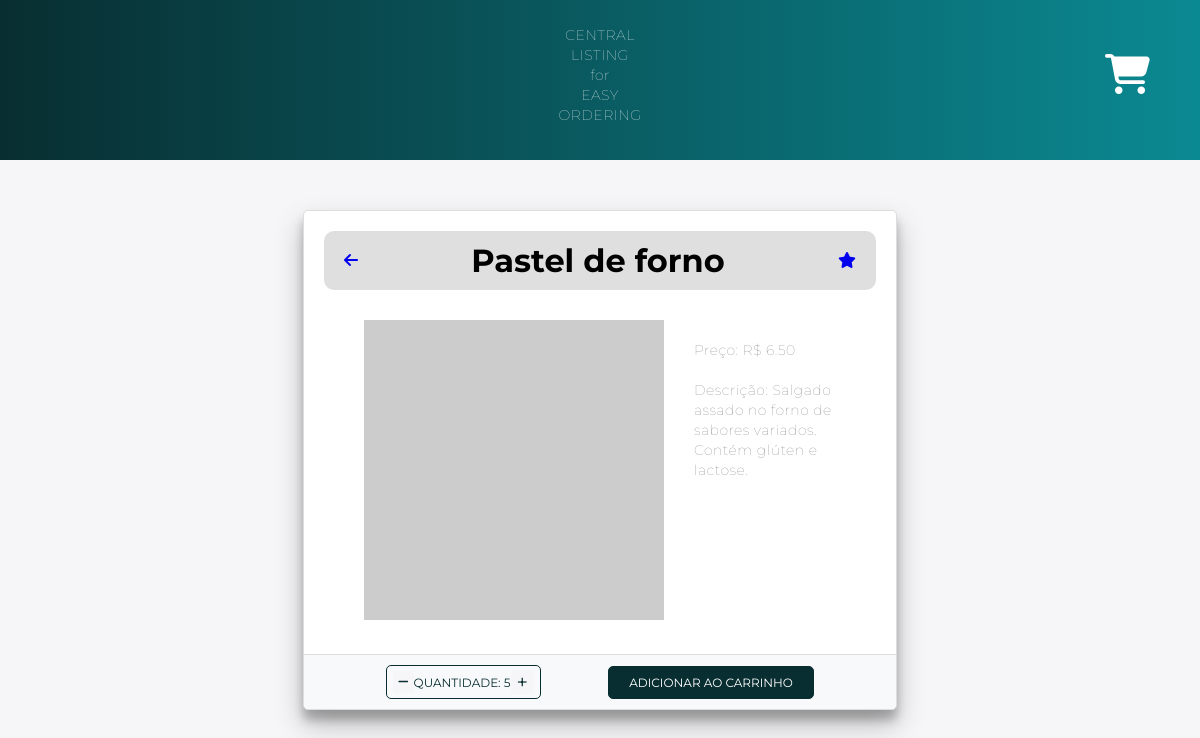
Before: /product_detail/1/ (signed in) with the older database file.
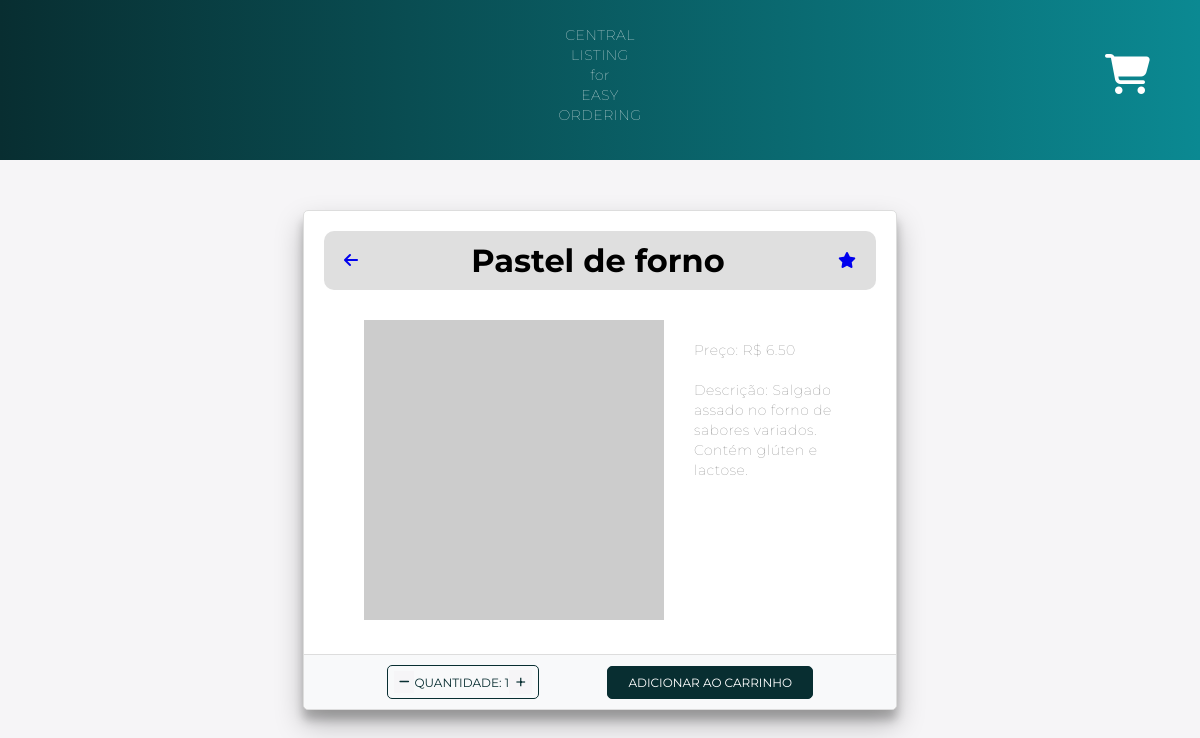
After: the same page with the newer database file.
### main/models.py (models this page shows, shortened)
class FoodProduct(models.Model):
    name = models.CharField(max_length=255)
    price = models.DecimalField(max_digits=10, decimal_places=2)
    description = models.TextField()
    ingredients = models.ManyToManyField(Ingredients, blank=True)

class Cart(models.Model):
    user = models.ForeignKey(User, on_delete=models.CASCADE)
    product = models.ForeignKey(FoodProduct, on_delete=models.CASCADE)
    quantity = models.PositiveBigIntegerField(default=1)

### main/views.py (the view)
# urls.py: path('product_detail/<int:product_id>/', views.product_detail_view, name='product_detail'),
@login_required(login_url='login')
def product_detail_view(request, product_id):
    product = get_object_or_404(FoodProduct, id=product_id)
    quant, created = Cart.objects.get_or_create(user=request.user, product=product)
    context = {'product': product, 'quant': quant}
    return render(request, 'product_detail.html', context)

### templates/product_detail.html (shortened to what this page needs)
{% load static %}
<!DOCTYPE html>
<html>
<head>
    <link rel="stylesheet" type="text/css" href="{% static '../static/css/product_detail.css' %}">
    <link rel="stylesheet" href="https://cdnjs.cloudflare.com/ajax/libs/font-awesome/6.4.0/css/all.min.css" />
</head>
<body>
    <nav>
        <p>CENTRAL<br>LISTING<br>for<br>EASY<br>ORDERING</p>
        <div class="cart-icon">
            <a class="fas fa-shopping-cart cart-link" href="{% url 'cart' %}" style="text-decoration:none"></a>
        </div>
    </nav>
    <div class="container">
        <div class="row">
            <div class="col-md-4 mb-4">
                <div class="card h-100">
                    <div class="top-bar">
                        <a href="{% url 'home' %}" class="back-to-home">
                            <i class="fas fa-arrow-left" name="go-back"></i>
                        </a>
                        <h1 class="text-center my-5">{{ product.name }} </h1>
                        <a href="{% url 'cart' %}" style="text-decoration:none">
                            <i class="fa fa-star"></i>
                        </a>
                    </div>
                    <div class="card-body">
                        <div class="card-colunm">
                            <div class="card-img">
                                <img src="https://placehold.co/450x450?text=Cliente+Food+Photo" alt="imagem temporária">
                            </div>
                            <div class= "card-content">
                                <p class="card-text">Preço: R$ {{ product.price }}</p>
                                <p class="card-text">Descrição: {{ product.description }}</p>
                            </div>
                        </div>
                        <div class="card-footer">
                            <div class="quantity-box btn-counter btn-outline-secondary">
                                <a href="{% url 'decrement_quantity_prod_detail' product.id %}" class="fa-sharp fa-solid fa-minus btn-sm minus-link" style="text-decoration: none" name="decrease"></a>
                                <span>quantidade: {{ quant.quantity }}</span>
                                <a href="{% url 'increment_quantity_prod_detail' product.id %}" class="fa-light fa-plus btn-sm plus-link" style="text-decoration: none" name="increase"></a>
                        </div>
                        <a href="{% url 'add_to_cart' product.id %}" class="btn btn-primary" style="text-decoration:none" name="cartAdd">Adicionar ao Carrinho</a>
                    </div>
                    </div>
                </div>
            </div>
        </div>
    </div>
</body>
</html>

### static/css/product_detail.css (style rules this page uses)
* { box-sizing: border-box; margin: 0; padding: 0; }
body { background: #f6f5f7; font-family: 'Montserrat', sans-serif; }
nav { background: linear-gradient(90deg, #082E31, #0b8992); padding: 5px; text-align: center; font-size: 15px; font-weight: bold; width: 100%; color: #fff; margin-bottom: 50px; }
p { font-size: 14px; font-weight: 100; line-height: 20px; letter-spacing: 0.5px; margin: 20px 0 30px; }
.container { width: 80%; margin: 0 auto; }
.text-center { text-align: center; margin: 0 auto; }
h1 { font-weight: bold; margin-bottom: 40px; }
.row { display: flex; flex-wrap: wrap; justify-content: center; }
.col-md-4 { width: 65%; margin-bottom: 30px; padding: 0 15px; }
.card { background-color: #fff; border: 1px solid #ddd; border-radius: 5px; box-shadow: 0 14px 28px rgba(0,0,0,0.25), 0 10px 10px rgba(0,0,0,0.22); display: flex; flex-direction: column; height: 100%; }
.card-body { flex-grow: 1; }
.card-text { color: #777; font-size: 14px; margin-bottom: 15px; }
.card-footer { background-color: #f8f9fa; border-top: 1px solid #ddd; display: flex; justify-content: space-evenly; align-items: center; padding: 10px 15px; border-bottom-left-radius: 5px; border-bottom-right-radius: 5px; }
.btn { text-transform: uppercase; font-size: 12px; padding: 8px 20px; border-radius: 5px; cursor: pointer; text-decoration: none; }
.btn-primary { background-color: #082E31; color: #fff; border: 1px solid #082E31; }
.btn-outline-secondary { background-color: transparent; color: #082E31; border: 1px solid #082E31; }
.cart-icon { position: absolute; top: 50px; right: 50px; font-size: 40px; }
.cart-link { color: #fff; }
.top-bar { display: flex; align-items: center; padding: 10px 20px; background-color: #dfdfdf; border-radius: 10px; margin-bottom: 20px; justify-content: space-between; margin: 20px 20px 0px 20px; }
.plus-link { padding: 0px 6px 0px 6px; display: inline-block; background-color: #f6f5f7; color: #082E31; font-size: 20px }
.minus-link { padding: 5px 5px; display: inline-block; background-color: #f6f5f7; color: #082E31; font-size: 12px }
.quantity-box { display: flex; align-items: center; border: 1px solid #082E31; border-radius: 10px; box-sizing: 1px; }
.card-colunm { padding: 0px 30px 0px 30px; display: flex; justify-content: space-evenly; }
.card-img { padding: 30px 0px 30px 30px; }
.card-img img { max-width: 300px; }
.card-content { padding: 30px; }
.btn-counter { text-transform: uppercase; font-size: 12px; padding: 4px 6px; border-radius: 5px; cursor: pointer; text-decoration: none; }

Changed rows visible on the page:
changed Cart: quantity "5" → "1"
